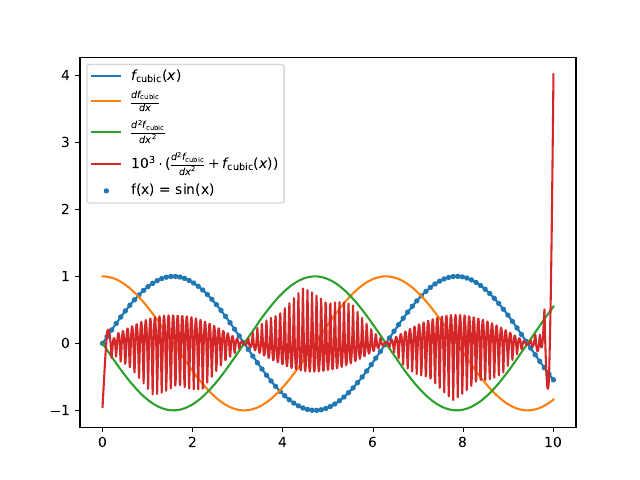

Python code for this plot:
import pandas as pd
import matplotlib.pyplot as plt


df = pd.read_csv("trigo_interp.csv")
dg = pd.read_csv("trigo_exact.csv")

plt.plot(
    df['x  '],
    df['y  '],
    label=r"$f_{\mathrm{cubic}}(x)$"
)

plt.plot(
    df['x  '],
    df['dy '],
    label=r"$\frac{df_{\mathrm{cubic}}}{dx}$"
)

plt.plot(
    df['x  '],
    df['d2y'],
    label=r"$\frac{d^2f_{\mathrm{cubic}}}{dx^2}$"
)

plt.plot(
    df['x  '],
    1e3 * (df['d2y'] + df['y  ']),
    label=r"$10^3 \cdot (\frac{d^2f_{\mathrm{cubic}}}{dx^2} + f_{\mathrm{cubic}}(x))$"
)

plt.scatter(
    dg['x0'],
    dg['y0'],
    s=8,
    label="f(x) = sin(x)"
)

plt.legend()

plt.savefig("trigo.pdf")
